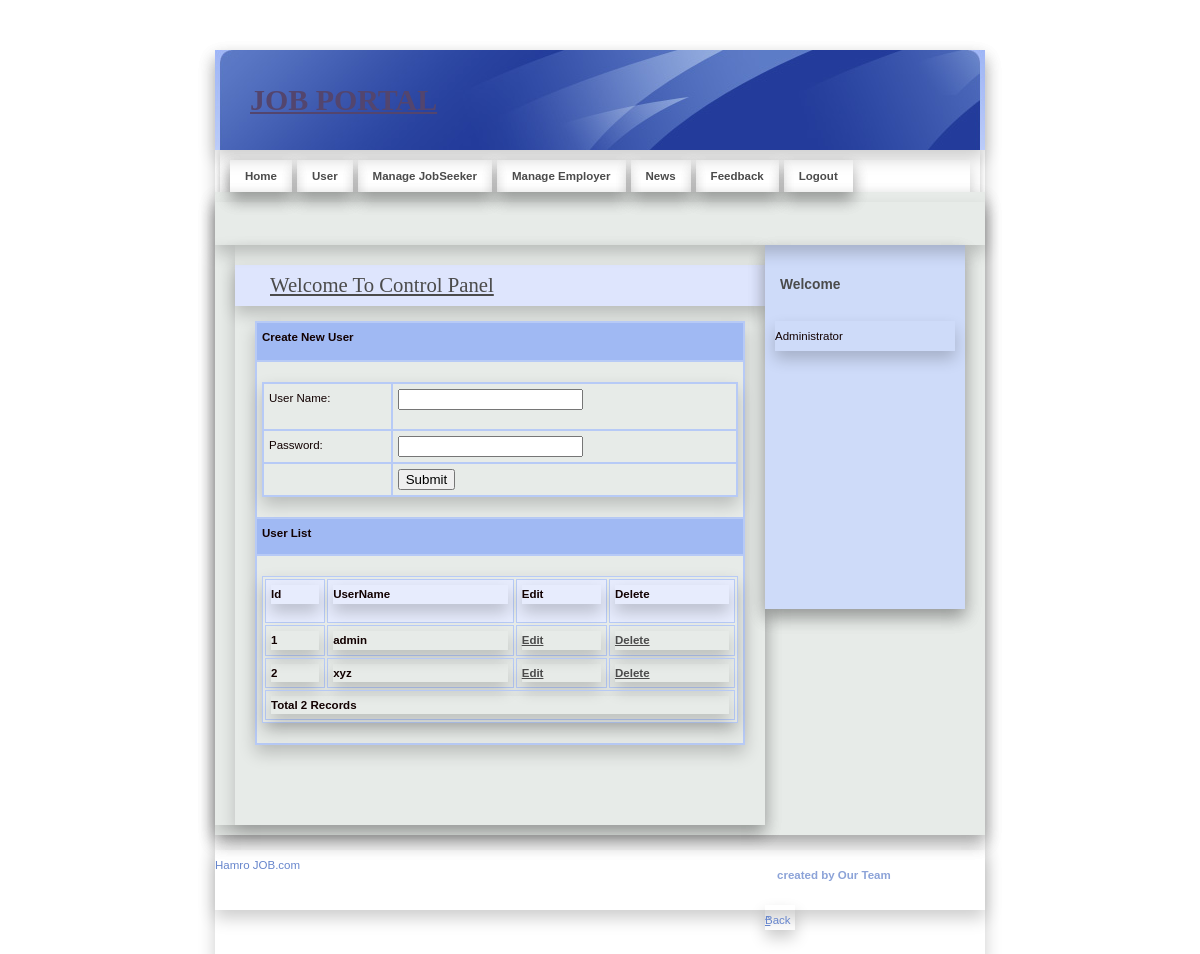
/Admin/Admin/User.php (signed in), run on the app's committed database.
### tables this page shows
CREATE TABLE `user_master` (
  `UserId` int(11) NOT NULL,
  `UserName` varchar(20) NOT NULL,
  `Password` varchar(20) NOT NULL
);

### Admin/Admin/User.php (the view, shortened to what this page needs)
<!DOCTYPE html PUBLIC "-//W3C//DTD XHTML 1.0 Strict//EN" "http://www.w3.org/TR/xhtml1/DTD/xhtml1-strict.dtd">
<html xmlns="http://www.w3.org/1999/xhtml" xml:lang="cs" lang="cs">
<head>
  <link rel="stylesheet" media="screen,projection" type="text/css" href="./css/main.css" />
  <link rel="stylesheet" media="print" type="text/css" href="./css/print.css" />
  <link rel="stylesheet" media="aural" type="text/css" href="./css/aural.css" />
  <link href="../SpryAssets/SpryValidationTextField.css" rel="stylesheet" type="text/css" />
</head>
<body id="www-url-cz">
  <div id="main" class="box">
    <?php
    include "Header.php"
    ?>
    <?php
    include "menu.php"
    ?>
    <div id="page" class="box">
      <div id="page-in" class="box">
        <div id="strip" class="box noprint">
          <p id="breadcrumbs">&nbsp;</p>
        </div>
        <div id="content">
          <div class="article">
            <h2><span><a href="#">Welcome To Control Panel</a></span></h2>
            <table width="100%" border="0" cellspacing="0" cellpadding="0">
              <tr>
                <td height="27" bgcolor="#A0B9F3"><strong>Create New User</strong></td>
              </tr>
              <tr>
                <td height="26">
                  <form id="form1" name="form1" method="post" action="InsertUser.php">
                    <table width="100%" height="95" border="0" cellpadding="0" cellspacing="0">
                      <tr>
                        <td height="35"><span class="style10">User Name:</span></td>
                        <td><span id="sprytextfield1">
                            <label>
                              <input type="text" name="txtUserName" id="txtUserName" />
                            </label>
                            <span class="textfieldRequiredMsg">A value is required.</span></span></td>
                      </tr>
                      <tr>
                        <td><span class="style10">Password:</span></td>
                        <td><span id="sprytextfield2">
                            <label>
                              <input type="password" name="txtPassword" id="txtPassword" />
                            </label>
                            <span class="textfieldRequiredMsg">A value is required.</span></span></td>
                      </tr>
                      <tr>
                        <td>&nbsp;</td>
                        <td><label>
                            <input type="submit" name="button" id="button" value="Submit" />
                          </label></td>
                      </tr>
                    </table>
                  </form>
                </td>
              </tr>
              <tr>
                <td height="25" bgcolor="#A0B9F3"><strong>User List</strong></td>
              </tr>
              <tr>
                <td>
                  <table width="100%" border="1" bordercolor="#1CB5F1">
                    <tr>
                      <th height="32" bgcolor="#1CB5F1" class="style3">
                        <div align="left" class="style9 style5"><strong>Id</strong></div>
                      </th>
                      <th bgcolor="#1CB5F1" class="style3">
                        <div align="left" class="style9 style5"><strong>UserName</strong></div>
                      </th>
                      <th bgcolor="#1CB5F1" class="style3">
                        <div align="left" class="style9 style5"><strong>Edit</strong></div>
                      </th>
                      <th bgcolor="#1CB5F1" class="style3">
                        <div align="left" class="style12">Delete</div>
                      </th>
                    </tr>
                    <?php
                    $con = mysqli_connect("localhost", "root", "", "job");
                    $sql = "select * from user_master";
                    $result = mysqli_query($con, $sql) or die(mysqli_error($con));
                    while ($row = mysqli_fetch_array($result)) {
                      $Id = $row['UserId'];
                      $UserName = $row['UserName'];
                    ?>
                      <tr>
                        <td class="style3">
                          <div align="left" class="style9 style5"><strong><?php echo $Id; ?></strong></div>
                        </td>
                        <td class="style3">
                          <div align="left" class="style9 style5"><strong><?php echo $UserName; ?></strong></div>
                        </td>
                        <td class="style3">
                          <div align="left" class="style9 style5"><strong><a href="EditUser.php?UserId=<?php echo $Id; ?>">Edit</a></strong></div>
                        </td>
                        <td class="style3">
                          <div align="left" class="style9 style5"><strong><a href="DeleteUser.php?UserId=<?php echo $Id; ?>">Delete</a></strong></div>
                        </td>
                      </tr>
                    <?php
                    }
                    $records = mysqli_num_rows($result);
                    ?>
                    <tr>
                      <td colspan="4" class="style3">
                        <div align="left" class="style12"><?php echo "Total " . $records . " Records"; ?> </div>
                      </td>
                    </tr>
                  </table>
                </td>
              </tr>
            </table>
            <p class="btn-more box noprint">&nbsp;</p>
          </div>
        </div>
        <?php
        include "right.php"
        ?>
      </div>
    </div>
    <?php
    include "footer.php"
    ?>
  </div>
</body>
</html>

### css/main.css (style rules this page uses)
* { min-height:1px; }
body { border:0; margin:0; padding:0; background: #ffffff; font:72%/160% "verdana",sans-serif; color:#120101; _text-align:center; }
a { color:#4b4b4b; }
p { border:0; margin:15px 0; padding:0; line-height:30px; }
div { display:block; border:0; margin:0; padding:0; box-shadow: 0 8px 16px 0 rgba(0,0,0,0.2); }
h1, h2, h3, h4, h5 { border:0; margin:15px 0 10px 0; padding:0; font-weight:bold; }
h2 { font-size:180%; line-height:100%; font-family:"georgia",serif; font-weight:normal; }
table { display:table; margin:15px 0; padding:0; border:1px solid #B7CAF6; font-size:100%; box-shadow: 0 8px 16px 0 rgba(0,0,0,0.2); }
tr { display:table-row; }
th, td { display: table-cell; border:1px solid #B7CAF6; margin:0; padding:5px; vertical-align:top; text-align:left; }
th { background:#E7ECFD; text-align:center; columns: #120101;; font-weight:bold; }
form { border:0; margin:0; padding:0; }
a, img, span { border:0; margin:0; padding:0; }
strong, .strong { font-weight:bold; }
.box { min-height:1px; _height:1px; }
.box:after { content:"."; display:block; line-height:0px; font-size:0px; visibility:hidden; clear:both; }
#main { width:770px; margin:50px auto 0 auto; _text-align:left; box-shadow: 0 8px 16px 0 rgba(0,0,0,0.2); }
#page { width:770px; min-height:1px; background:#e7ebe8; _height:1px; box-shadow: 0 8px 16px 0 rgba(0,0,0,0.2); }
#page-in { min-height:1px; padding:10px 0; _height:1px; box-shadow: 0 8px 16px 0 rgba(0,0,0,0.2); }
#strip { position:relative; clear:both; padding:3px 20px 10px 20px; color:#7a807c; }
#strip p { margin:0; }
#strip #breadcrumbs { width:520px; margin:0; padding:0; }
#content { float:left; width:530px; _width:550px; margin:0; padding:0 0 0 20px; }
#content .article { clear:both; margin:0; padding:20px; }
#content .article h2 { margin:0 -20px; padding:10px; background:#DEE5FD ; color:#93a6cd; box-shadow: 0 8px 16px 0 rgba(0,0,0,0.2); }
#content .article h2 span { padding-left:25px; }
#content .article p { text-align:justify; }
#content .btn-more { margin:0 0 15px 0; padding:0; border:0; position:relative; }

### Admin/Admin/css/print.css (style rules this page uses)
body { border:0; margin:0; padding:0; font-size:12pt }
a { color:#000; text-decoration:none; }
h1, h2, h3 { page-break-after:avoid; page-break-inside:avoid; }
table { border-collapse: collapse; border-width:1px; border-style:solid; }
th, td { display:table-cell; border-width:1px; border-style:solid; }
.noprint { display:none; }

### Admin/Admin/css/aural.css (style rules this page uses)
body { voice-family:paul,male; volume:loud; speech-rate:slow; richness:90; stress:20; }
h1, h2, h3, h4, h5 { cue-before:url("ping.au"); }
p, table { pause:50ms; }
strong { pitch:medium; pitch-range:60; stress:90; richness:90; }

### Admin/Admin/User.php (style rules this page uses)
.style3 { font-weight: bold }

### data on the page
user_master: UserId "1", UserName "admin"
user_master: UserId "2", UserName "xyz"

### other printed values
$records "2"
